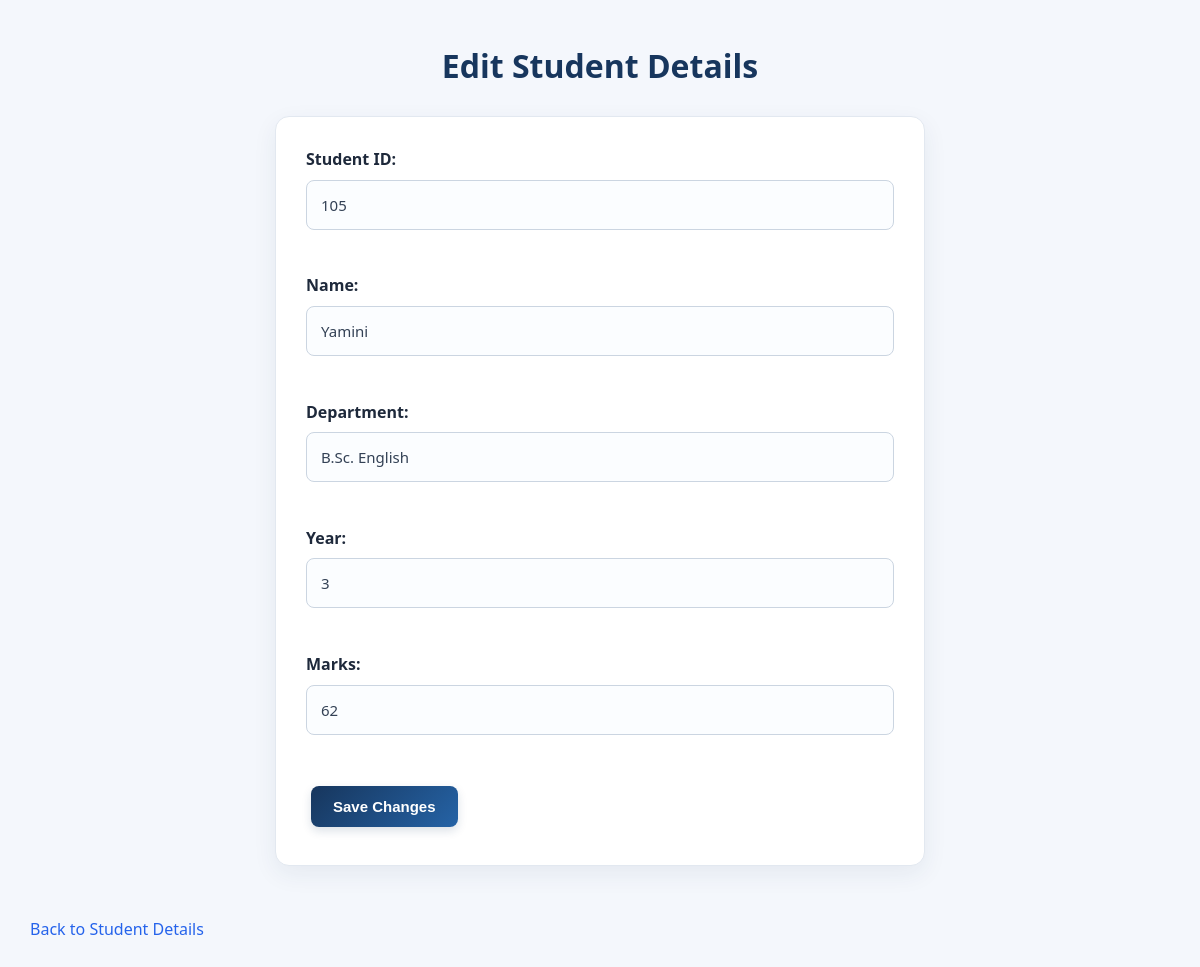
Page /edit-student/6 on the committed database.
### tables this page shows
CREATE TABLE students (
            id INTEGER PRIMARY KEY AUTOINCREMENT,
            student_id TEXT,
            name TEXT,
            department TEXT,
            year TEXT,
            marks INTEGER
        );

### app.py (the view, shortened to what this page needs)
@app.route("/edit-student/<int:student_id>", methods=["GET", "POST"])
def edit_student(student_id):
    connection = sqlite3.connect("students.db")
    cursor = connection.cursor()
    cursor.execute("SELECT * FROM students WHERE id = ?", (student_id,))
    student = cursor.fetchone()
    connection.close()
    if student is None:
        return "Student not found", 404
    return render_template("edit_student.html", student=student)

### templates/edit_student.html (shortened to what this page needs)
<!DOCTYPE html>
<html lang="en">
<head>
    <link rel="stylesheet" href="{{ url_for('static', filename='style.css') }}">
</head>
<body>
    <h1>Edit Student Details</h1>
    <form method="POST" novalidate>
        <label>Student ID:</label>
        <input type="text" name="student_id"
               value="{{ request.form.get('student_id', student[1]) }}">
        <br><br>
        <label>Name:</label>
        <input type="text" name="name"
               value="{{ request.form.get('name', student[2]) }}">
        <br><br>
        <label>Department:</label>
        <input type="text" name="department"
               value="{{ request.form.get('department', student[3]) }}">
        <br><br>
        <label>Year:</label>
        <input type="text" name="year"
               value="{{ request.form.get('year', student[4]) }}">
        <br><br>
        <label>Marks:</label>
        <input type="number" name="marks" min="0" max="100" step="any"
               value="{{ request.form.get('marks', student[5]) }}">
        <br><br>
        <button type="submit">Save Changes</button>
    </form>
    <br>
    <a href="{{ url_for('view_students') }}">Back to Student Details</a>
</body>
</html>

### static/style.css (style rules this page uses)
* { box-sizing: border-box; }
body { font-family: "Segoe UI", Arial, sans-serif; background: #f4f7fc; color: #243247; margin: 0; padding: 30px; line-height: 1.6; }
h1 { color: #17365d; text-align: center; font-size: 32px; font-weight: 700; margin: 10px 0 12px; }
a { color: #2563eb; text-decoration: none; transition: 0.2s ease; }
button, input[type="submit"] { background: linear-gradient(135deg, #17365d, #2563a6); color: #ffffff; border: none; padding: 12px 22px; margin: 8px 5px; border-radius: 8px; cursor: pointer; font-size: 15px; font-weight: 600; box-shadow: 0 4px 10px rgba(23, 54, 93, 0.15); transition: transform 0.2s ease, box-shadow 0.2s ease; }
form { background: #ffffff; max-width: 650px; margin: 25px auto; padding: 30px; border: 1px solid #e2e8f0; border-radius: 14px; box-shadow: 0 8px 25px rgba(30, 55, 90, 0.07); }
input, select, textarea { width: 100%; padding: 12px 14px; margin-top: 7px; margin-bottom: 18px; border: 1px solid #cbd5e1; border-radius: 8px; background: #fbfdff; color: #243247; font: inherit; transition: border-color 0.2s, box-shadow 0.2s; }
input, select, textarea { color: #1e293b; font-size: 15px; font-weight: 500; }
input::placeholder { color: #64748b; opacity: 1; }
label { font-weight: bold; color: #1e293b; }
input, select, textarea { font-weight: normal; color: #64748b; }
input, select, textarea { color: #334155; font-weight: 500; }

### rows in the picture
students: student_id "105", name "Yamini", department "B.Sc. English", year "3", marks "62"
